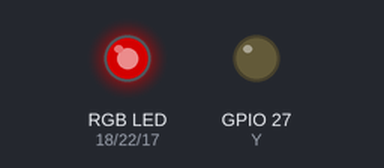
Recording of a program running on a simulated Raspberry Pi (BCM pin numbers). Shown: an RGB LED mixed from three pins (HIGH = lit), output pins drawn as LEDs (lit = HIGH). Dim RGB values are drawn brighter than linear.

Above: at 0.05 s.
At 0.5 s:
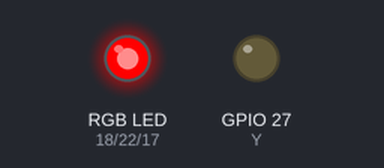
At 0.9 s:
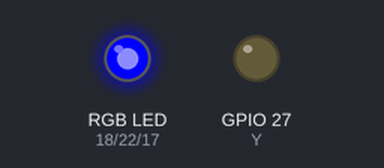
At 1.85 s:
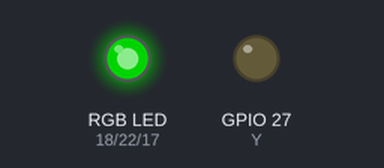
At 2.7 s:
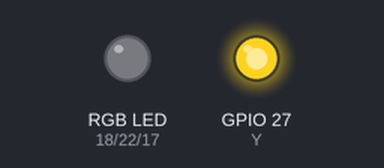
At 3.6 s:
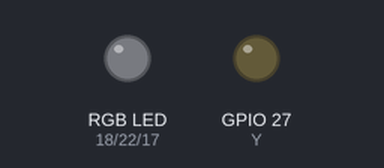
Timing chart, 0 to 8.3 s (numbered marks = the images above):
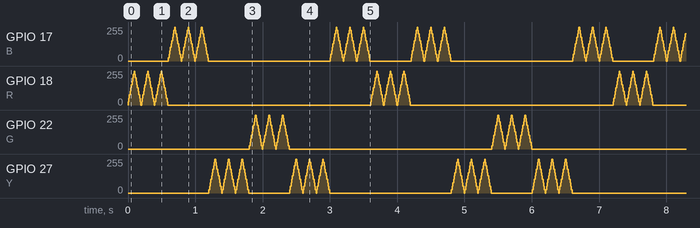

Measured:
- by itself, GPIO 17 (B), GPIO 18 (R), GPIO 22 (G), GPIO 27 (Y): moves between 0/255 and 255/255, repeating every 3.6 s

The program:

led_loop.py
```python
#! /usr/bin/env python3

# vim: set tabstop=4 shiftwidth=4 softtabstop=4 expandtab autoindent

"""
Simple script that looping 4 led blink
"""

import RPi.GPIO as GPIO
import time
import sys

# Setting up color/pin association
B = 17
R = 18
Y = 27
G = 22

GPIO.setwarnings(False)
GPIO.setmode(GPIO.BCM)

# Setup Pin
GPIO.setup(R, GPIO.OUT)
GPIO.setup(B, GPIO.OUT)
GPIO.setup(Y, GPIO.OUT)
GPIO.setup(G, GPIO.OUT)

# Frequency to 100
r = GPIO.PWM(R, 100)
b = GPIO.PWM(B, 100)
y = GPIO.PWM(Y, 100)
g = GPIO.PWM(G, 100)
dc = 0

# Setting up list of colors
COLOR_LIST = [r, b, y, g]

while True:

    for COLOR in COLOR_LIST[:-1]:
        dc = 0
        COLOR.start(dc)

        for x in range(3):
            for i in range(0, 10):
                dc += 10
                # 0.0 <= dc <= 100.0
                COLOR.ChangeDutyCycle(dc)
                time.sleep(0.01)

            for i in range(0, 10):
                dc -= 10
                # 0.0 <= dc <= 100.0
                COLOR.ChangeDutyCycle(dc)
                time.sleep(0.01)
        COLOR.stop()

    COLOR_LIST.reverse()

    for COLOR in COLOR_LIST[:-1]:
        dc = 0
        COLOR.start(dc)

        for x in range(3):
            for i in range(0, 10):
                dc += 10
                # 0.0 <= dc <= 100.0
                COLOR.ChangeDutyCycle(dc)
                time.sleep(0.01)

            for i in range(0, 10):
                dc -= 10
                # 0.0 <= dc <= 100.0
                COLOR.ChangeDutyCycle(dc)
                time.sleep(0.01)
        COLOR.stop()

    COLOR_LIST.reverse()
```
